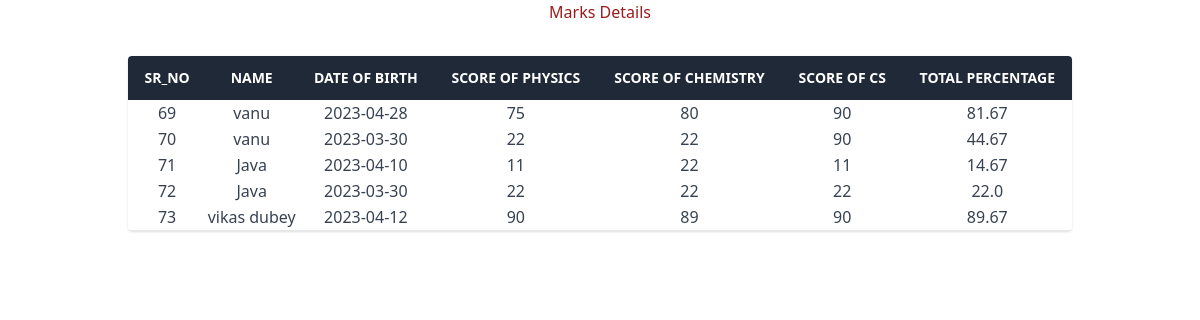
The app's page /display/ with its own data.
### myapp/models.py (models this page shows)
class StudentMarks(models.Model):
    id = models.AutoField(primary_key=True)
    Name=models.CharField(max_length=200)
    DOb=models.CharField(max_length=15)
    PhysicsMarks=models.IntegerField()
    ChemistryMarks=models.IntegerField()
    CsMarks=models.IntegerField()
    def get_total_marks(self):
        total_marks = self.PhysicsMarks + self.ChemistryMarks + self.CsMarks
        return total_marks
    def get_percentage(self):
        total_marks = self.get_total_marks()
        percentage = (total_marks / 300) * 100
        FinalPercentage = round(percentage, 2)
        return FinalPercentage

### myapp/views.py (the view)
# urls.py: path('display/',views.display,name="display"),
def display(request):
    List=[]
    studentData=StudentMarks.objects.all()
    try:
        for eachstudent in studentData:
            percentage=eachstudent.get_percentage()
            List.append(percentage)
    except Exception as e:
        print(e)
    context={'List':List,'studentData':studentData}
    return render(request,'marks.html',context)

### templates/marks.html (shortened to what this page needs)
<!DOCTYPE html>
<html lang="en">
<head>
    <script src="https://cdn.tailwindcss.com"></script>
</head>
<body>
    <h1 class="text-red-800 bold text-center">Marks Details</h1>
<div class="md:px-32 py-8 w-full">
    <div class="shadow overflow-hidden rounded border-b border-gray-200">
      <table class="min-w-full bg-white">
        <thead class="bg-gray-800 text-white">
          <tr>
            <th class="text-center py-3 px-4 uppercase font-semibold text-sm">Sr_No</th>
            <th class="text-center py-3 px-4 uppercase font-semibold text-sm">Name</th>
            <th class="text-center py-3 px-4 uppercase font-semibold text-sm">Date Of Birth</th>
            <th class="text-center py-3 px-4 uppercase font-semibold text-sm">Score of physics</th>
            <th class="text-center py-3 px-4 uppercase font-semibold text-sm">Score of Chemistry</td>
            <th class="text-center py-3 px-4 uppercase font-semibold text-sm">Score of cs</td>
            <th class="text-center py-3 px-4 uppercase font-semibold text-sm">Total Percentage</td>
          </tr>
        </thead>
      <tbody class="text-gray-700">
        {% for student in studentData %}
        <tr>
          <td class="text-center">{{student.id}}</td>
          <td class="text-center">{{ student.Name }}</td>
          <td class="text-center">{{ student.DOb }}</td>
          <td class="text-center">{{ student.PhysicsMarks }}</td>
          <td class="text-center">{{ student.ChemistryMarks }}</td>
          <td class="text-center">{{ student.CsMarks }}</td>
          {% for percentage in List %}
            {% if forloop.parentloop.counter == forloop.counter %}
              <td class="text-center">{{ percentage }}</td>
            {% endif %}
          {% endfor %}
        </tr>
      {% endfor %}
      </table>
    </div>
  </div>
</body>
</html>

### records on screen
StudentMarks: id "69", Name "vanu", DOb "2023-04-28", PhysicsMarks "75", ChemistryMarks "80", CsMarks "90", List "81.67"
StudentMarks: id "70", Name "vanu", DOb "2023-03-30", PhysicsMarks "22", ChemistryMarks "22", CsMarks "90", List "44.67"
StudentMarks: id "71", Name "Java", DOb "2023-04-10", PhysicsMarks "11", ChemistryMarks "22", CsMarks "11", List "14.67"
StudentMarks: id "72", Name "Java", DOb "2023-03-30", PhysicsMarks "22", ChemistryMarks "22", CsMarks "22", List "22.0"
StudentMarks: id "73", Name "vikas dubey", DOb "2023-04-12", PhysicsMarks "90", ChemistryMarks "89", CsMarks "90", List "89.67"
